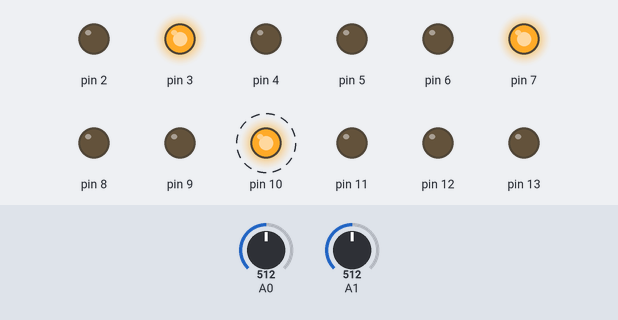
A sketch run on a simulated Arduino Uno, built with avr-gcc and run on an emulated ATmega328P. On the bench: output pins drawn as LEDs (lit = HIGH). Dashed ring = blinking. The inputs (shaded band) are chosen by the test bench; at power-on: A0 = 512, A1 = 512. What the sketch prints to the serial monitor is not drawn.

Above: at 0.2 s.
Timing chart, 0 to 3.0 s (numbered marks = the images above):
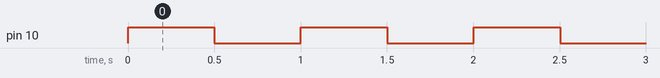

Measured:
- by itself, pin 10: alternates HIGH for 0.50 s and LOW for 0.50 s

The sketch:

Link_to_ext_input_and_blink_LED_-_all_else_off.ino
```cpp
static char ID[] = "MOM Test Box1";
static byte startShake[] = {38, 77, 46, 64, (uint8_t) sizeof(ID)}; //Numerical code to ID start of communication and length of ID string
static byte endShake[] = {114, 1, 97, 57}; //Numerical code to ID end of communication
int a = 0; //universal loop counter - only use in isolated functions

//PORT D: USB, Switches, Digital I/O
//0 - USB RX
//1 - USB TX
//2 - Toggle Switch
//3 - Analog Switch 1 (PWM)
//4 - Analog Switch 2
//5 - Digital I/O 1
//6 - Digital I/O 2
//7 - +5V Supply

//PORTB: Digital Pot, Alarm
//8 - CS
//9 - Digital Pot Input (PWM)
//10 - Warning LED
//11 - MOSI
//12 - Warning Buzzer
//13 - CLK

//PORTC: Thermometers, Analog Input, Potentiometer
//A0 - Temp - Input
//A1 - Temp - Output
//A2 - Temp - LED
//A3 - Analog Input 1 (diode)
//A4 - Analog Input 2
//A5 - Potentiometer

uint8_t temp1 = 0;
uint8_t temp2 = 0;

void setup() {

  DDRB |= B00111111;
  PORTB &= B11000000; //Set all pins low
  DDRD |= B11111100;
  PORTD |= B10001000; //Set pins 3 and 7 high
  PORTD &= B11101111; //Set pin 4 low
  initializeSerial();

}

void loop() {
  PORTB |= B00000100;
  analogRead(0);
  temp1 = analogRead(0) >> 2;
  delay(500);
  PORTB &= B11000000;
  delay(500);
  analogRead(1);
  temp2 = analogRead(1) >> 2;
  Serial.print(temp1);
  Serial.print(" ");
  Serial.println(temp2);
}

void initializeSerial(){
  Serial.begin(250000);
  Serial.write(startShake,5); //Send handshake code
  Serial.write(ID);
  Serial.write(endShake,4); //Send handshake code
}
```
